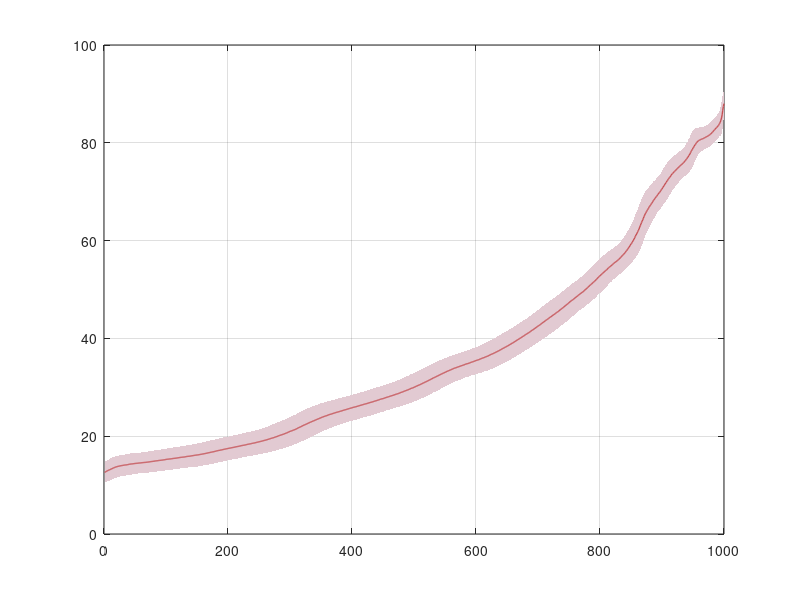

Source code (MATLAB):
clear all;
close all;

A = load('results_all.mat');
results = A.results;

raw_data = results';
sorted_data = sort(results);

avr_data = sum(sorted_data')./100;
std_data = std(sorted_data');

plot(avr_data);
plot(std_data);


y = avr_data;%rand(1,10); % your mean vector;
x = 1:numel(y);
std_dev = std_data + 2;%1;
curve1 = y + std_dev;
curve2 = y - std_dev;
x2 = [x, fliplr(x)];
inBetween = [curve1, fliplr(curve2)];
%fill(x2, inBetween, [ 0.5843 0.8157 0.9882], 'LineStyle','none');
fill(x2, inBetween, [226/255 202/255 210/255], 'LineStyle','none');
hold on;
%plot(x, y, 'b', 'LineWidth', 1);
plot(x, y, 'color', [196/255 78/255 82/255], 'LineWidth', 1);
%set(gca,'color', [234/255 234/255 242/255])
set(gca,'color', [0.95 0.95 0.95])


[78 115 177];
[202 210 228];
[234 234 242];

[196/255 78/255 82/255];
[226/255 202/255 210/255];

max(max(results))
grid on;